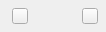
<?xml version="1.0" encoding="UTF-8"?>
<ui version="4.0">
 <class>TabSelector</class>
 <widget class="QWidget" name="TabSelector">
  <property name="geometry">
   <rect>
    <x>0</x>
    <y>0</y>
    <width>106</width>
    <height>32</height>
   </rect>
  </property>
  <property name="sizePolicy">
   <sizepolicy hsizetype="Preferred" vsizetype="Fixed">
    <horstretch>0</horstretch>
    <verstretch>0</verstretch>
   </sizepolicy>
  </property>
  <property name="minimumSize">
   <size>
    <width>0</width>
    <height>0</height>
   </size>
  </property>
  <property name="maximumSize">
   <size>
    <width>16777215</width>
    <height>16777215</height>
   </size>
  </property>
  <property name="cursor">
   <cursorShape>PointingHandCursor</cursorShape>
  </property>
  <property name="focusPolicy">
   <enum>Qt::StrongFocus</enum>
  </property>
  <property name="windowTitle">
   <string notr="true"/>
  </property>
  <property name="styleSheet">
   <string notr="true"/>
  </property>
  <layout class="QHBoxLayout" name="horizontalLayout" stretch="0,1,0,0">
   <property name="spacing">
    <number>8</number>
   </property>
   <property name="leftMargin">
    <number>12</number>
   </property>
   <property name="topMargin">
    <number>0</number>
   </property>
   <property name="rightMargin">
    <number>8</number>
   </property>
   <property name="bottomMargin">
    <number>0</number>
   </property>
   <item alignment="Qt::AlignVCenter">
    <widget class="IconLabel" name="lIcon">
     <property name="sizePolicy">
      <sizepolicy hsizetype="Fixed" vsizetype="Fixed">
       <horstretch>0</horstretch>
       <verstretch>0</verstretch>
      </sizepolicy>
     </property>
     <property name="minimumSize">
      <size>
       <width>16</width>
       <height>16</height>
      </size>
     </property>
     <property name="maximumSize">
      <size>
       <width>16</width>
       <height>16</height>
      </size>
     </property>
     <property name="font">
      <font>
       <family>Lato</family>
       <bold>false</bold>
      </font>
     </property>
     <property name="cursor">
      <cursorShape>PointingHandCursor</cursorShape>
     </property>
     <property name="acceptDrops">
      <bool>false</bool>
     </property>
     <property name="text">
      <string notr="true"/>
     </property>
     <property name="iconSize">
      <size>
       <width>16</width>
       <height>16</height>
      </size>
     </property>
     <property name="checkable">
      <bool>true</bool>
     </property>
     <property name="autoExclusive">
      <bool>false</bool>
     </property>
    </widget>
   </item>
   <item alignment="Qt::AlignVCenter">
    <widget class="QLabel" name="lTitle">
     <property name="sizePolicy">
      <sizepolicy hsizetype="Preferred" vsizetype="Preferred">
       <horstretch>0</horstretch>
       <verstretch>0</verstretch>
      </sizepolicy>
     </property>
     <property name="text">
      <string notr="true"/>
     </property>
     <property name="textFormat">
      <enum>Qt::PlainText</enum>
     </property>
    </widget>
   </item>
   <item alignment="Qt::AlignVCenter">
    <widget class="QLabel" name="lCounter">
     <property name="text">
      <string notr="true"/>
     </property>
     <property name="textFormat">
      <enum>Qt::PlainText</enum>
     </property>
    </widget>
   </item>
   <item alignment="Qt::AlignVCenter">
    <widget class="IconOnlyButton" name="lClose">
     <property name="minimumSize">
      <size>
       <width>16</width>
       <height>16</height>
      </size>
     </property>
     <property name="maximumSize">
      <size>
       <width>16</width>
       <height>16</height>
      </size>
     </property>
     <property name="text">
      <string notr="true"/>
     </property>
     <property name="icon">
      <iconset resource="../Resources_common.qrc">
       <normaloff>:/x_solid_small</normaloff>:/x_solid_small</iconset>
     </property>
     <property name="type" stdset="0">
      <string notr="true">ghost</string>
     </property>
    </widget>
   </item>
  </layout>
 </widget>
 <customwidgets>
  <customwidget>
   <class>IconOnlyButton</class>
   <extends>QPushButton</extends>
   <header>TokenizableItems/TokenizableButtons.h</header>
  </customwidget>
  <customwidget>
   <class>IconLabel</class>
   <extends>QToolButton</extends>
   <header>TokenizableItems/IconLabel.h</header>
  </customwidget>
 </customwidgets>
 <resources>
  <include location="../Resources_common.qrc"/>
 </resources>
 <connections/>
</ui>
